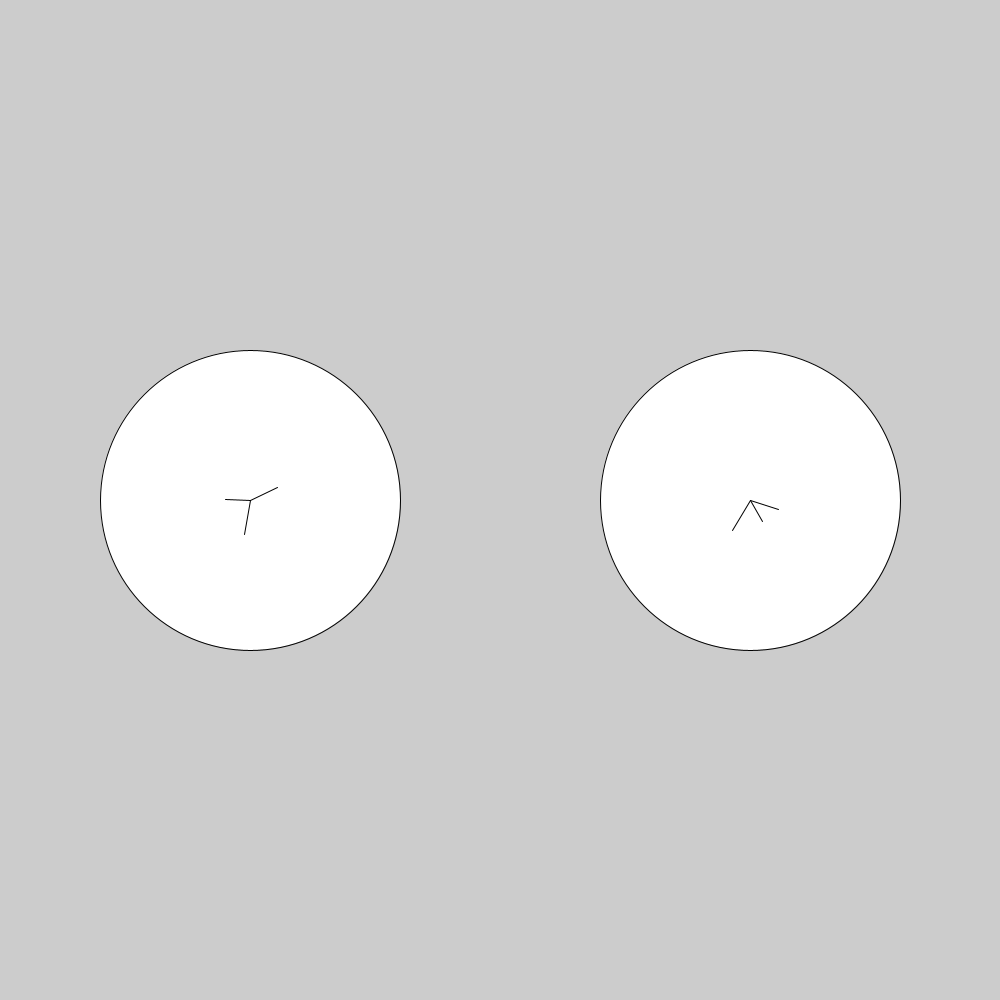
Frame 1 (no input)
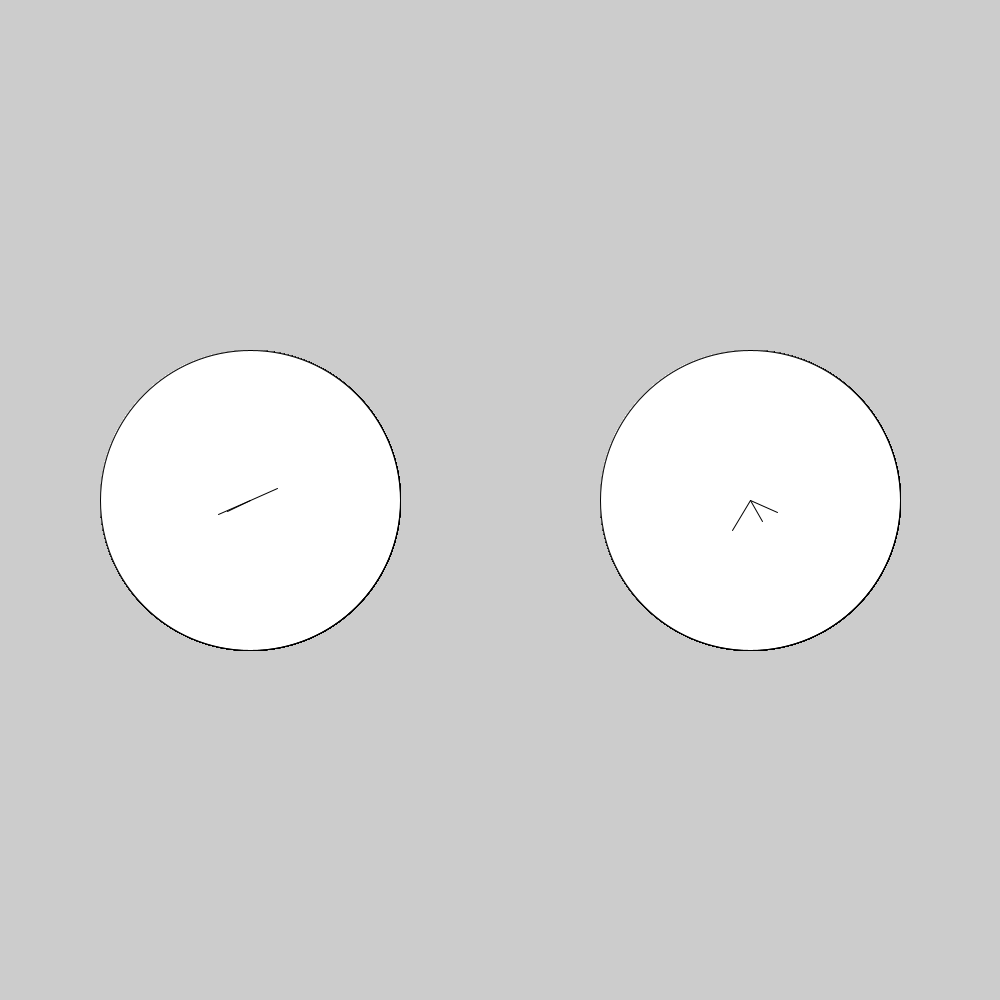
Frame 60 (the mouse pressed at the canvas centre just before this capture)
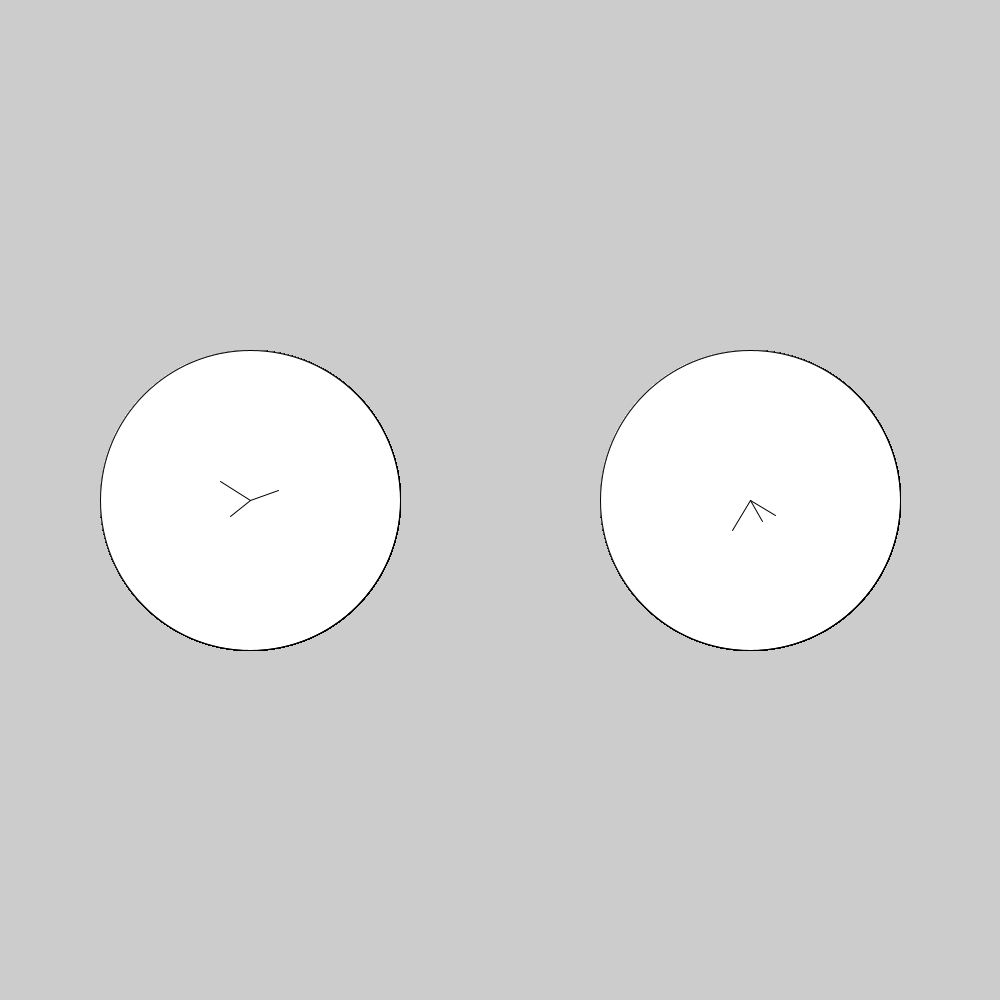
Frame 120 (the mouse held since frame 60 and released just before this capture)

The Processing sketch that drew these frames (run headless with seeded random() and noise(); from frame 60 on, the mouse is pressed at the canvas centre):

// Processing sketch: practicum06
// ── practicum06.pde
float x; 
int time=0;


void setup() {
  size(1000, 1000);
}

void draw() {
  int s =second(); 
  int m =minute();
  int h =hour(); 
  pushMatrix(); 
  translate(width*3/4, height/2); 
  ellipse(0, 0, 300, 300);
  float x=s*6; 
  line(0, 0, 30*cos(radians(x-90)), 30*sin(radians(x-90)));
  float y=m*6;
  line(0, 0, 35*cos(radians(y-90)), 35*sin(radians(y-90))); 
  float z=h*30;
  line(0, 0, 25*cos(radians(z-90)), 25*sin(radians(z-90))); 
  popMatrix(); 
  pushMatrix();
  translate (width/4, height/2); 
  ellipse(0, 0, 300, 300); 
  float ts= 864000;
  float trs= 100000;
  float es= s+(m*60)+(h*3600);
  float res= es*1.157;
  float rcs= es%100;
  float cs= es/60;
  float rcm=res%100*100-rcs/100;
  float rch=res%100*100-rcs-rcm/10000;
  float rx= rcs*3.6;
  float ry= rcm*3.6;
  float rz= rch*72;
  line(0, 0, 30*cos(radians(rx-90)), 30*sin(radians(rx-90)));
  line(0, 0, 35*cos(radians(ry-90)), 35*sin(radians(ry-90)));
  line(0, 0, 25*cos(radians(rz-90)), 25*sin(radians(rz-90)));
  popMatrix();
}
